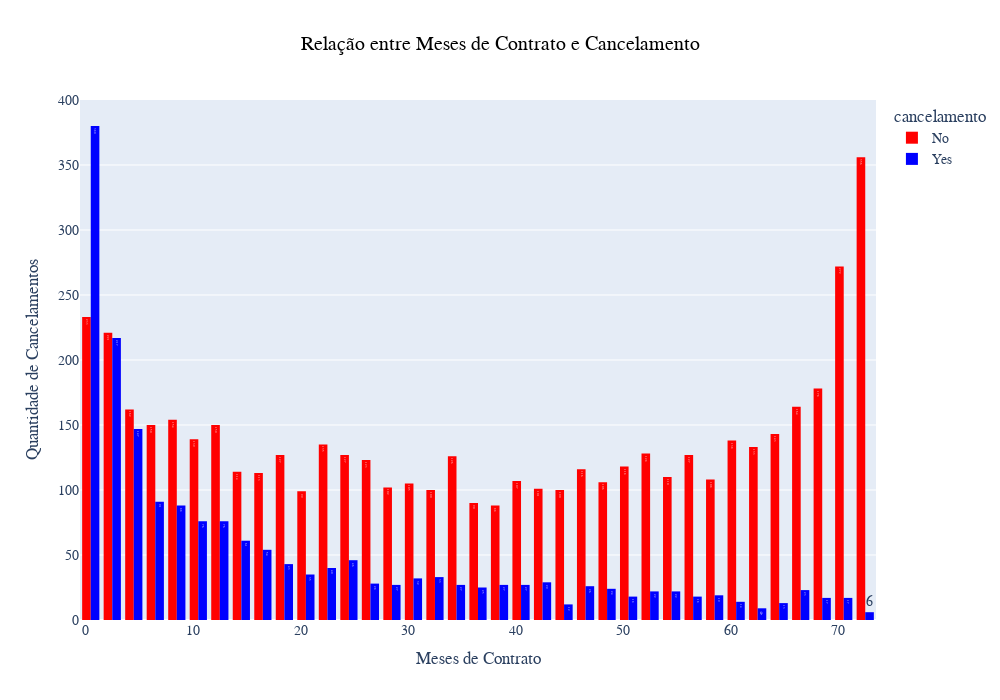

Notebook code cell kept with this figure:
### Code cell
fig = px.histogram(df, x='meses_de_contrato', text_auto= True, color='cancelamento', barmode = 'group', title='Relação entre Meses de Contrato e Cancelamento', 
    color_discrete_map={ #função para decidir as cores de cada valor dentro do nosso gráfico
        'Yes': 'blue',
        'No': 'red'
    }
)
fig.update_layout(
    width=1000,
    height=700,
    title_x=0.5,
    yaxis_title='Quantidade de Cancelamentos',
    font_family='Arial',
    title_font_color='black',
    xaxis_title='Meses de Contrato',
    font_size=14
)


fig.show()

### Figure 1 — Plotly figure (JSON) as saved in the notebook; plotly's stock layout.template omitted (floating-point values rounded to 4 significant figures; data arrays with more than 128 entries replaced by an {"elided": "..."} marker saying what was removed)
{"data": [{"alignmentgroup": "True", "bingroup": "x", "hovertemplate": "cancelamento=No<br>meses_de_contrato=%{x}<br>count=%{y}<extra></extra>", "legendgroup": "No", "marker": {"color": "red", "pattern": {"shape": ""}}, "name": "No", "offsetgroup": "No", "orientation": "v", "showlegend": true, "texttemplate": "%{value}", "type": "histogram", "x": {"elided": "5163 int values"}, "xaxis": "x", "yaxis": "y"}, {"alignmentgroup": "True", "bingroup": "x", "hovertemplate": "cancelamento=Yes<br>meses_de_contrato=%{x}<br>count=%{y}<extra></extra>", "legendgroup": "Yes", "marker": {"color": "blue", "pattern": {"shape": ""}}, "name": "Yes", "offsetgroup": "Yes", "orientation": "v", "showlegend": true, "texttemplate": "%{value}", "type": "histogram", "x": {"elided": "1869 int values"}, "xaxis": "x", "yaxis": "y"}], "layout": {"barmode": "group", "font": {"family": "Arial", "size": 14}, "height": 700, "legend": {"title": {"text": "cancelamento"}, "tracegroupgap": 0}, "title": {"font": {"color": "black"}, "text": "Relação entre Meses de Contrato e Cancelamento", "x": 0.5}, "width": 1000, "xaxis": {"anchor": "y", "domain": [0, 1], "title": {"text": "Meses de Contrato"}}, "yaxis": {"anchor": "x", "domain": [0, 1], "title": {"text": "Quantidade de Cancelamentos"}}}}
